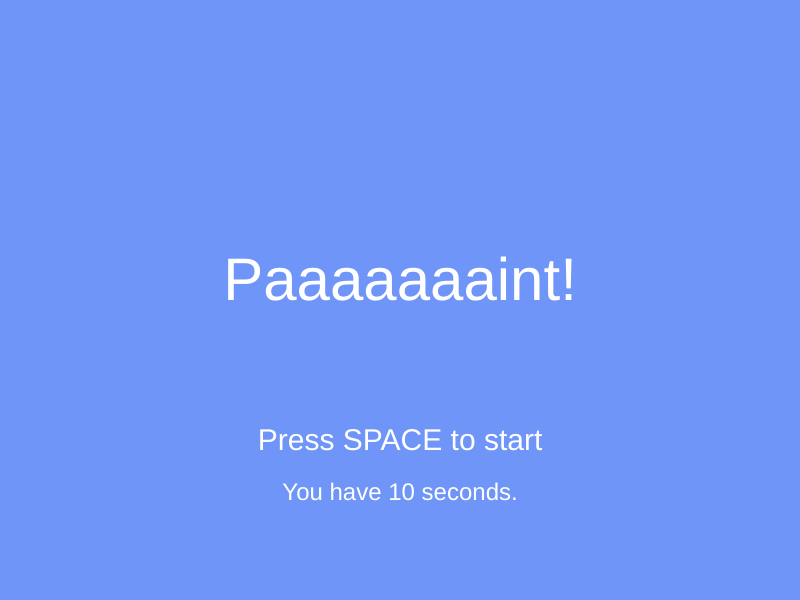
Frame 1 (no input)
Frame 60 (no input): identical to frame 1, image omitted
Frame 120 (the mouse pressed at the canvas centre since frame 60): identical to frame 1, image omitted

The p5.js sketch that drew this single still picture (run headless with seeded random() and noise() and a simulated clock; from frame 60 on, the mouse is pressed at the canvas centre):

// p5.js sketch
// ── sketch.js
// P5.JS TEMPLATE

//Variables
var state;
var start;
var message;

// SETUP FUNCTION - Runs once at beginning of program
function setup() {
    createCanvas(800, 600);
	background("white");
    strokeWeight (3);
    textAlign(CENTER);
    
    //Initialize
    state = "start"; 
}

// DRAW FUNCTION - Loops @ 60FPS by default
function draw() {
    
    //startscreen
    if (state == "start") {
        background (110, 149, 247);
        textSize(60);
        fill(255);
        text("Paaaaaaaint!", width/2, height/2 );
        textSize(30);
        text("Press SPACE to start", width/2, 450);
        textSize(24);
        text("You have 10 seconds.", width/2, 500);
    } else  {
        
        
        if (state == "draw") {
            if(frameCount - start < 120) {
            if(mouseIsPressed) {
            stroke(0);
            line(mouseX,mouseY, pmouseX, pmouseY);
                    }  
                } else{
                message = "TIME UP" 
            }
        }
        
        //Message box
        noStroke()
        fill(167);
        rect (0, 0, width, 50);
        fill(255);
        textSize(36);
        text(message, width/2, 40);
    }
        
            
    } //end draw
        
    
    
        
    
    //drawing
    


//Space 
function keyPressed() {
    if (keyCode == 32) {
        state = "draw";
        background (255);
        start = frameCount;
        
        //Random word
        var randomInt = floor(random (1, 4));
        if (randomInt == 1) {
            message= "cat" ;  
        } else if (randomInt == 2) {
            message= "dog";
        } else {
            message = "fish"
        }
    }
}
